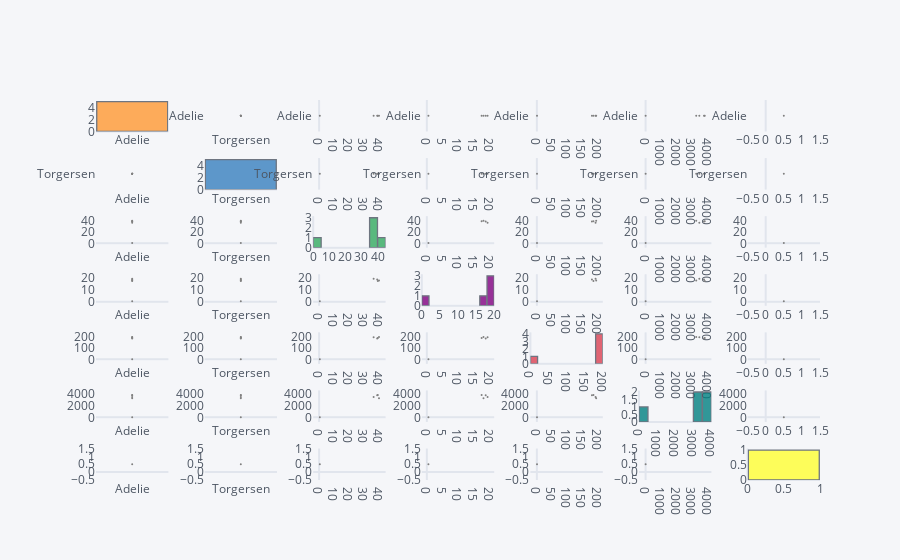

Notebook cell for this chart:
### Code cell
penguins.head().scatter_matrix()
